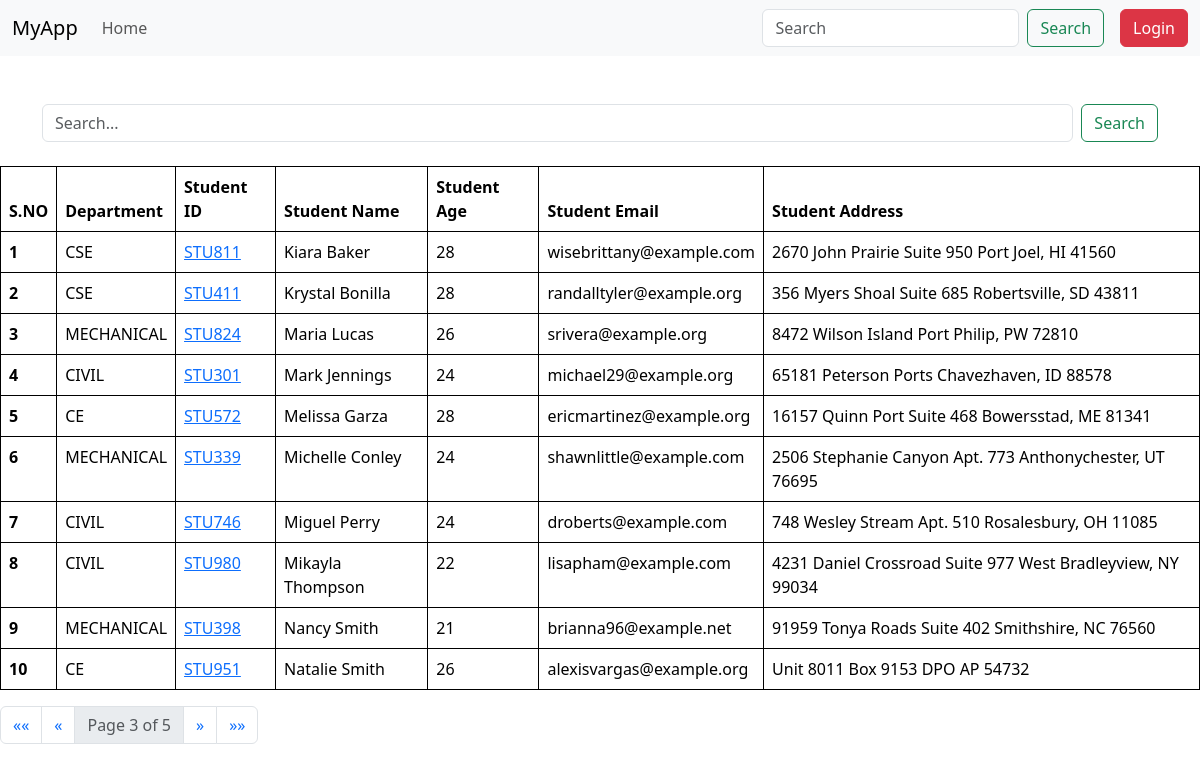
Page /student/?page=3&search= on the committed database.
### vege/models.py (models this page shows, shortened)
class Student(models.Model):
    department=models.ForeignKey(Department,related_name='depart',on_delete=models.CASCADE)
    student_id= models.OneToOneField(StudentId, related_name='student', on_delete=models.CASCADE)
    student_name=models.CharField( max_length=100)
    student_age=models.IntegerField( default=18)
    student_email=models.EmailField( unique=True)
    student_address=models.TextField( )
    is_deleted=models.BooleanField(default=False)
    objects=StudentManager()
    admin_objects=models.Manager()
    class Meta:
        ordering=['student_name']
        verbose_name="student"

class Department(models.Model):
    department=models.CharField( max_length=100)
    def __str__(self)->str:
        return self.department
    class Meta:
        ordering=['department']

class StudentId(models.Model):
    student_id=models.CharField( max_length=100)
    def __str__(self)->str:
        return self.student_id

### vege/views.py (the view, shortened to what this page needs)
# urls.py: path('student/',get_student,name='get_student'),
def get_student(request):
    queryset=Student.objects.all()
    paginator = Paginator(queryset, 10)
    page_number = request.GET.get("page",1)
    page_obj = paginator.get_page(page_number)
    return render(request, 'student.html',{'page_obj':page_obj})

### vege/models.py (called while the page is built)
    def get_queryset(self) :
        return super().get_queryset().filter(is_deleted=False)

### vege/templates/student.html
{% extends "base.html" %}
{% block start %}
<div class="container mt-5 mb-4">
    <form class="d-flex">
        <input class="form-control me-2" type="search" name="search" placeholder="Search..." aria-label="Search">
        <button class="btn btn-outline-success" type="submit">Search</button>
    </form>
</div>
<table class="table p-4">
    <thead>
      <tr>
        <th scope="col">S.NO</th>
        <th scope="col">Department</th>
        <th scope="col">Student ID</th>
        <th scope="col">Student Name</th>
        <th scope="col">Student Age</th>
        <th scope="col">Student Email</th>
        <th scope="col">Student Address</th>
      </tr>
    </thead>
    <tbody>
      {% for student in page_obj %}
      <tr>
        <th scope="row">{{ forloop.counter }}</th>
        <td>{{ student.department }}</td>
        <td>
            <a href="{% url 'marks' student.student_id %}">{{ student.student_id }}</a>
        </td>
        <td>{{ student.student_name }}</td>
        <td>{{ student.student_age }}</td>
        <td>{{ student.student_email }}</td>
        <td>{{ student.student_address }}</td>
      </tr>
      {% endfor %}
    </tbody>
</table>
<div class="pagination">
    <nav aria-label="Page navigation">
        <ul class="pagination">
            {% if page_obj.has_previous %}
                <li class="page-item">
                    <a class="page-link" href="?page=1&search={{ request.GET.search }}" aria-label="First">
                        <span aria-hidden="true">&laquo;&laquo;</span>
                    </a>
                </li>
                <li class="page-item">
                    <a class="page-link" href="?page={{ page_obj.previous_page_number }}&search={{ request.GET.search }}" aria-label="Previous">
                        <span aria-hidden="true">&laquo;</span>
                    </a>
                </li>
            {% endif %}
            <li class="page-item disabled">
                <span class="page-link">Page {{ page_obj.number }} of {{ page_obj.paginator.num_pages }}</span>
            </li>
            {% if page_obj.has_next %}
                <li class="page-item">
                    <a class="page-link" href="?page={{ page_obj.next_page_number }}&search={{ request.GET.search }}" aria-label="Next">
                        <span aria-hidden="true">&raquo;</span>
                    </a>
                </li>
                <li class="page-item">
                    <a class="page-link" href="?page={{ page_obj.paginator.num_pages }}&search={{ request.GET.search }}" aria-label="Last">
                        <span aria-hidden="true">&raquo;&raquo;</span>
                    </a>
                </li>
            {% endif %}
        </ul>
    </nav>
</div>
{% endblock %}

### home/templates/base.html (style rules this page uses)
table, th, td { border: 1px solid black; border-collapse: collapse; }

### rows in the picture
Student: department "CSE", student_id "STU811", student_name "Kiara Baker", student_age "28", student_email "wisebrittany@example.com", student_address "2670 John Prairie Suite 950 Port Joel, HI 41560"
Student: department "CSE", student_id "STU411", student_name "Krystal Bonilla", student_age "28", student_email "randalltyler@example.org", student_address "356 Myers Shoal Suite 685 Robertsville, SD 43811"
Student: department "MECHANICAL", student_id "STU824", student_name "Maria Lucas", student_age "26", student_email "srivera@example.org", student_address "8472 Wilson Island Port Philip, PW 72810"
Student: department "CIVIL", student_id "STU301", student_name "Mark Jennings", student_age "24", student_email "michael29@example.org", student_address "65181 Peterson Ports Chavezhaven, ID 88578"
Student: department "CE", student_id "STU572", student_name "Melissa Garza", student_age "28", student_email "ericmartinez@example.org", student_address "16157 Quinn Port Suite 468 Bowersstad, ME 81341"
Student: department "MECHANICAL", student_id "STU339", student_name "Michelle Conley", student_age "24", student_email "shawnlittle@example.com", student_address "2506 Stephanie Canyon Apt. 773 Anthonychester, UT 76695"
Student: department "CIVIL", student_id "STU746", student_name "Miguel Perry", student_age "24", student_email "droberts@example.com", student_address "748 Wesley Stream Apt. 510 Rosalesbury, OH 11085"
Student: department "CIVIL", student_id "STU980", student_name "Mikayla Thompson", student_age "22", student_email "lisapham@example.com", student_address "4231 Daniel Crossroad Suite 977 West Bradleyview, NY 99034"
Student: department "MECHANICAL", student_id "STU398", student_name "Nancy Smith", student_age "21", student_email "brianna96@example.net", student_address "91959 Tonya Roads Suite 402 Smithshire, NC 76560"
Student: department "CE", student_id "STU951", student_name "Natalie Smith", student_age "26", student_email "alexisvargas@example.org", student_address "Unit 8011 Box 9153 DPO AP 54732"

### other values in the picture
{{ page_obj.number }} "3"
{{ page_obj.paginator.num_pages }} "5"
